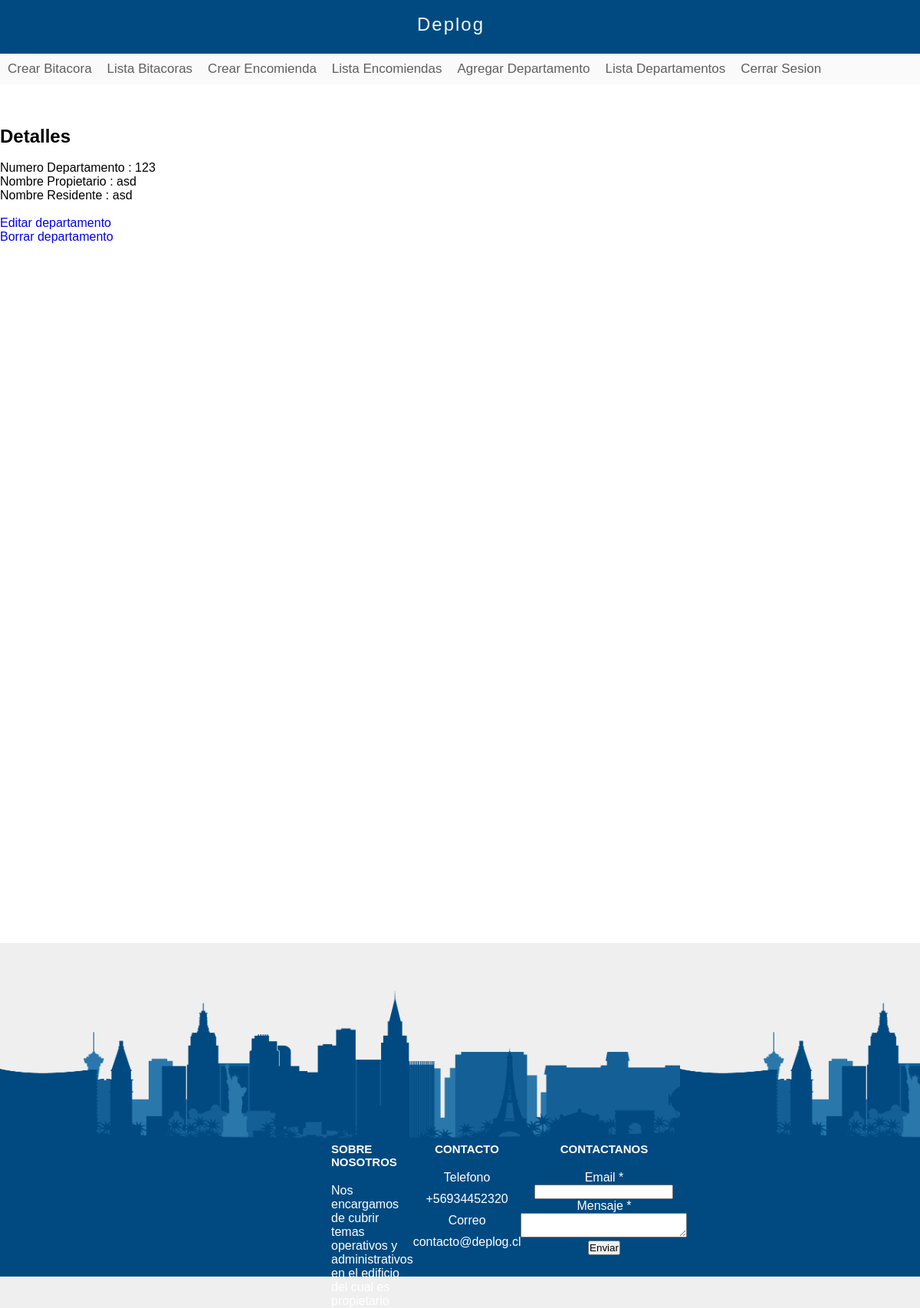
The app's page /departamento/1/detalles/ (signed in), older data.
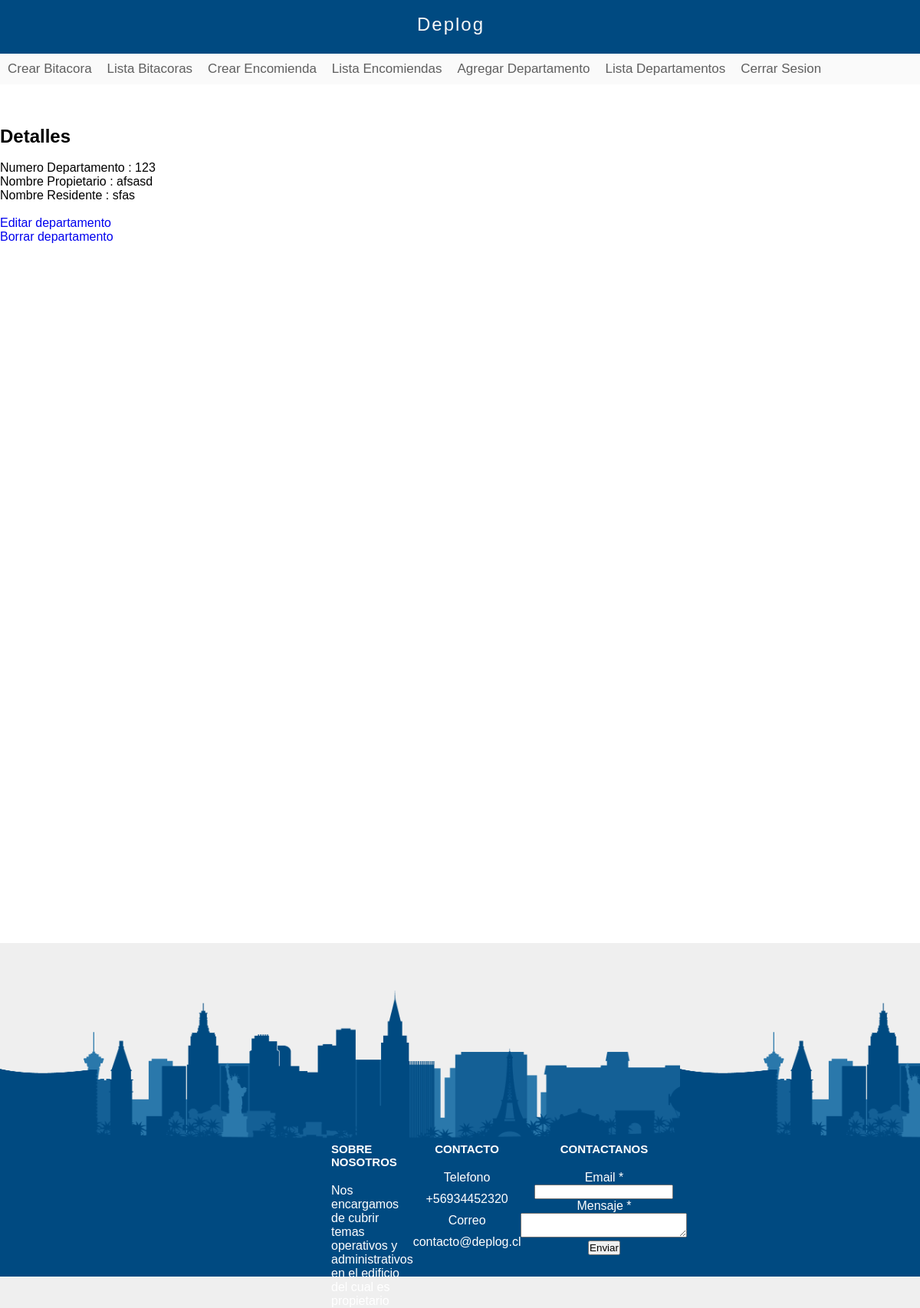
The same page, newer data.
### Conserje/models.py (models this page shows, shortened)
class departamento(models.Model):
    Numero       = models.IntegerField()
    Propietario = models.CharField(max_length=100)
    Residente = models.CharField(max_length=100)

### Conserje/views.py (the view)
# urls.py: path('departamento/<int:id>/detalles/',detalles_departamento_vista,name='detalles-departamento'),
def detalles_departamento_vista(request,id):
    if request.user.is_authenticated == False:
        return redirect("/inicio-sesion")
    obj = get_object_or_404(departamento,id=id)
    context={
        "object": obj
    }
    return render(request,"conserje/detalles_departamento.html",context)

### templates/conserje/detalles_departamento.html (shortened to what this page needs)
{% extends 'layout-staff.html' %}
{% block content %}
<br><br><br>
<h2>Detalles</h2>
<br>
<p>Numero Departamento : {{ object.Numero }}</p>
<p>Nombre Propietario  : {{ object.Propietario}}</p>
<p>Nombre Residente  : {{ object.Residente}}</p><br>
<a href='../editar/'> Editar departamento </a> <br>
<a href='../borrar/'> Borrar departamento </a> <br>
{% endblock %}

Row changes from the older to the newer data that the page shows:
changed departamento: Propietario "asd" → "afsasd"; Residente "asd" → "sfas"
